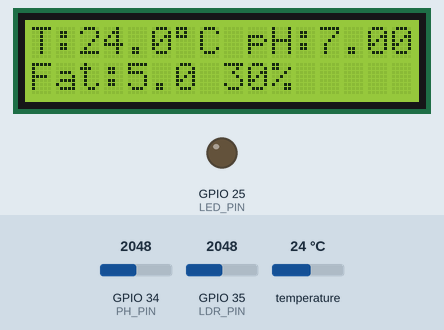
Simulated run of this sketch. Board: ESP32. Shown: 16×2 character LCD, output pins drawn as LEDs (lit = HIGH). The inputs (shaded band) are chosen by the test bench; at power-on: GPIO 35 (LDR_PIN) = 2048, temperature 24 °C, GPIO 34 (PH_PIN) = 2048. WiFi joins after 1.5 s; servers stay silent unless stated; uploads are accepted with an empty reply.

Above: at 4.5 s.
4.6 s: GPIO 35 (LDR_PIN) set to 2625
At 6.1 s:
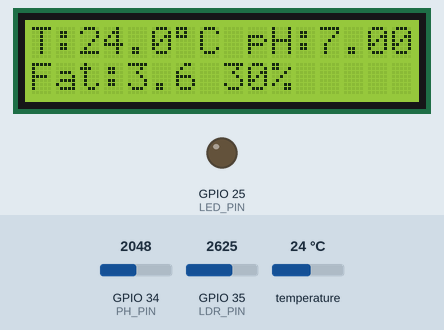
6.4 s: GPIO 35 (LDR_PIN) set to 2717
At 8.2 s:
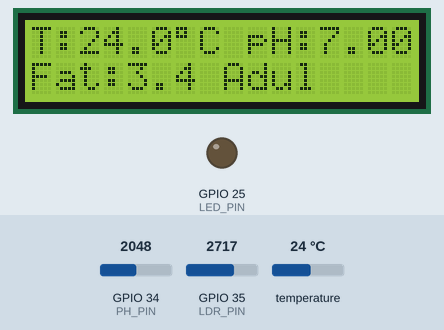
8.5 s: GPIO 35 (LDR_PIN) set to 1228
At 9.8 s:
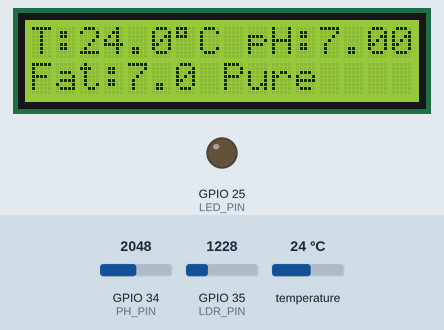
10.5 s: temperature set to 12 °C
At 12.1 s:
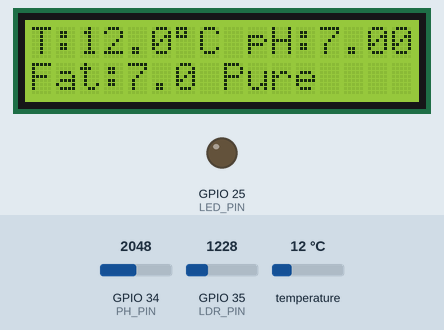
12.5 s: GPIO 34 (PH_PIN) set to 2866
At 13.6 s:
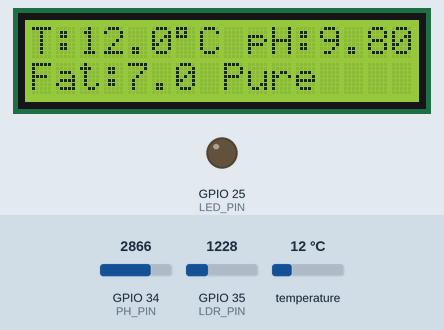
14.5 s: temperature set to 19 °C
At 16.4 s:
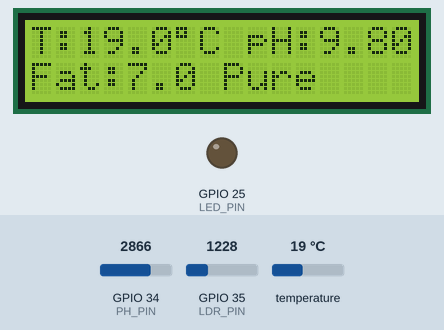
Timing chart, 0 to 17.5 s (numbered marks = the images above; inputs shaded):
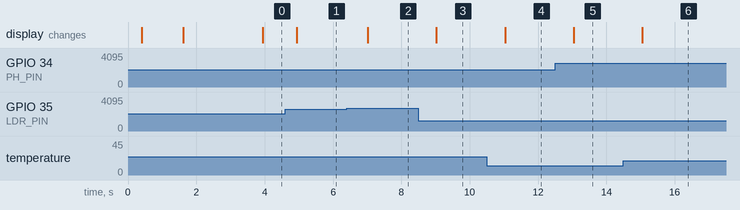

Measured:
- the behaviour switches between 2661 and 2662 on GPIO 35 (LDR_PIN) (found by bisection; images 1 and 2)
- after the input at 4.6 s, the display: changes after 0.34 s (image 1)
- after the input at 6.4 s, the display: changes after 0.62 s (image 2)
- after the input at 8.5 s, the display: changes after 0.52 s (image 3)
- after the input at 10.5 s, the display: changes after 0.54 s (image 4)
- after the input at 12.5 s, the display: changes after 0.54 s (image 5)
- after the input at 14.5 s, the display: changes after 0.54 s (image 6)

The sketch:

ESP32_Project.ino
```cpp
/* =========================================================
   ESP32 : MILK QUALITY MONITOR – FINAL STABLE VERSION
   ---------------------------------------------------------
   Features:
   ✔ Fast & Non-blocking
   ✔ DS18B20 Temperature
   ✔ pH Sensor
   ✔ Fat Detection (LDR)
   ✔ LCD Live Display
   ✔ /quality API with CORS
   ✔ Auto POST to Flask Server
   ✔ Milk Sample Classification (Water Adulteration)
   ========================================================= */

#include <WiFi.h>
#include <WebServer.h>
#include <Wire.h>
#include <LiquidCrystal_I2C.h>
#include <OneWire.h>
#include <DallasTemperature.h>
#include <HTTPClient.h>

// ================= WIFI =================
const char* WIFI_SSID = "Mizz";
const char* WIFI_PASS = "Mizz8147";

// ================= FLASK SERVER =================
#define SERVER_IP   "192.168.1.50"   // CHANGE IF NEEDED
#define SERVER_PORT 5000

// ================= PINS =================
#define ONE_WIRE_PIN 4
#define PH_PIN       34
#define LDR_PIN      35
#define LED_PIN      25

#define LCD_ADDR     0x27

// ================= OBJECTS =================
OneWire oneWire(ONE_WIRE_PIN);
DallasTemperature dallas(&oneWire);
LiquidCrystal_I2C lcd(LCD_ADDR, 16, 2);
WebServer server(80);

// ================= TIMING =================
unsigned long lastReadTime = 0;
unsigned long lastPostTime = 0;

#define SENSOR_INTERVAL 1000     // 1 sec
#define POST_INTERVAL   5000     // 5 sec

// ================= GLOBAL VALUES =================
float temperatureC = 0;
float phValue = 0;
float fatPercent = 0;
String milkQuality = "----";

// =================================================
//                 SENSOR FUNCTIONS
// =================================================
int readADC(int pin, int samples = 6) {
  long sum = 0;
  for (int i = 0; i < samples; i++) {
    sum += analogRead(pin);
    delay(2);
  }
  return sum / samples;
}

float analogToPH(int raw) {
  float voltage = (raw / 4095.0) * 3.3;
  return voltage * (14.0 / 3.3);   // Basic calibration
}

float analogToFat(int raw) {
  float norm = (float)raw / 4095.0;
  return (1.0 - norm) * 10.0;      // 0–10 fat index
}

// =================================================
//            MILK QUALITY CLASSIFICATION
// =================================================
String evaluateQuality(float temp, float ph, float fat) {

  if (ph >= 6.6 && fat >= 6.5)
    return "Pure Milk";

  if (ph >= 6.4 && fat >= 5.0)
    return "10% Water";

  if (ph >= 6.1 && fat >= 3.5)
    return "30% Water";

  return "Adultered";
}

// =================================================
//            READ ALL SENSORS (FAST)
// =================================================
void readSensors() {
  dallas.requestTemperatures();
  temperatureC = dallas.getTempCByIndex(0);

  phValue = analogToPH(readADC(PH_PIN));
  fatPercent = analogToFat(readADC(LDR_PIN));

  milkQuality = evaluateQuality(temperatureC, phValue, fatPercent);
}

// =================================================
//                 LCD DISPLAY
// =================================================
void updateLCD() {
  lcd.setCursor(0, 0);
  lcd.print("T:");
  lcd.print(temperatureC, 1);
  lcd.print((char)223); lcd.print("C ");

  lcd.print("pH:");
  lcd.print(phValue, 2);
  lcd.print(" ");

  lcd.setCursor(0, 1);
  lcd.print("Fat:");
  lcd.print(fatPercent, 1);
  lcd.print(" ");

  lcd.print(milkQuality.substring(0, 4));
  lcd.print("   ");
}

// =================================================
//         SEND DATA TO FLASK SERVER
// =================================================
void sendToFlask() {

  if (WiFi.status() != WL_CONNECTED) return;

  HTTPClient http;
  String url = "http://" + String(SERVER_IP) + ":" + String(SERVER_PORT) + "/update";

  http.begin(url);
  http.addHeader("Content-Type", "application/json");

  String json = "{";
  json += "\"temperature\":" + String(temperatureC, 2) + ",";
  json += "\"ph\":" + String(phValue, 2) + ",";
  json += "\"fat\":" + String(fatPercent, 2) + ",";
  json += "\"quality\":\"" + milkQuality + "\"";
  json += "}";

  http.POST(json);
  http.end();
}

// =================================================
//              CORS HEADERS
// =================================================
void sendCORS() {
  server.sendHeader("Access-Control-Allow-Origin", "*");
  server.sendHeader("Access-Control-Allow-Methods", "GET, POST, OPTIONS");
  server.sendHeader("Access-Control-Allow-Headers", "Content-Type");
}

// =================================================
//              /quality ENDPOINT
// =================================================
void handleQuality() {
  sendCORS();

  digitalWrite(LED_PIN, HIGH);

  String json = "{";
  json += "\"temperature\":" + String(temperatureC, 2) + ",";
  json += "\"ph\":" + String(phValue, 2) + ",";
  json += "\"fat\":" + String(fatPercent, 2) + ",";
  json += "\"quality\":\"" + milkQuality + "\"";
  json += "}";

  server.send(200, "application/json", json);

  digitalWrite(LED_PIN, LOW);
}

void handleOptions() {
  sendCORS();
  server.send(204);
}

// =================================================
//                    SETUP
// =================================================
void setup() {
  Serial.begin(115200);

  pinMode(LED_PIN, OUTPUT);
  digitalWrite(LED_PIN, LOW);

  dallas.begin();
  Wire.begin();
  lcd.init();
  lcd.backlight();

  lcd.clear();
  lcd.print("Connecting WiFi");

  WiFi.begin(WIFI_SSID, WIFI_PASS);
  while (WiFi.status() != WL_CONNECTED) {
    delay(300);
    lcd.print(".");
  }

  lcd.clear();
  lcd.print("IP:");
  lcd.print(WiFi.localIP());

  server.on("/quality", HTTP_GET, handleQuality);
  server.on("/quality", HTTP_OPTIONS, handleOptions);
  server.begin();

  delay(1500);
}

// =================================================
//                     LOOP
// =================================================
void loop() {
  server.handleClient();

  unsigned long currentMillis = millis();

  // Sensor Read
  if (currentMillis - lastReadTime >= SENSOR_INTERVAL) {
    lastReadTime = currentMillis;
    readSensors();
    updateLCD();
  }

  // Send to Flask
  if (currentMillis - lastPostTime >= POST_INTERVAL) {
    lastPostTime = currentMillis;
    sendToFlask();
  }
}
```
